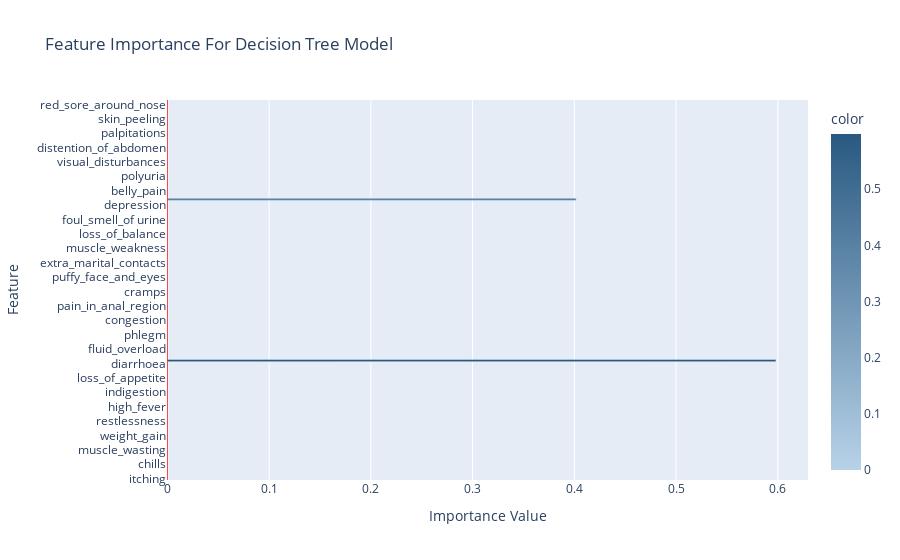

Write notebook code for a chart like this one.
### Markdown cell above
Taking all of these into consideration, a minimum threshold for feature importance is set in order to identify features of low importance, and thus can be excluded from the final predictive model.

### Code cell
coefficients = classifierDT.feature_importances_

# set a minimum threshold for feature importance
importance_threshold = np.quantile(coefficients, q = 0.75)
import plotly.express as px

# barplot of feature importance
fig = px.bar(x = coefficients, y = columns, orientation = 'h', color = coefficients, 
             color_continuous_scale = [(0, '#b7d2e8'), (1, '#295981')], labels = {'x': "Importance Value", 'y': "Feature"}, 
             title = "Feature Importance For Decision Tree Model")

# cut off value as the minimum threshold for feature importance
fig.add_vline(x = importance_threshold, line_color = 'red', line_width = 0.8)
fig.add_vrect(x0 = importance_threshold, x1 = 0, line_width = 0, fillcolor = 'red', opacity = 0.2)
fig.show()

### Figure 1 — Plotly figure (JSON) as saved in the notebook; plotly's stock layout.template omitted (floating-point values rounded to 4 significant figures; data arrays with more than 128 entries replaced by an {"elided": "..."} marker saying what was removed)
{"data": [{"alignmentgroup": "True", "hovertemplate": "Importance Value=%{x}<br>Feature=%{y}<br>color=%{marker.color}<extra></extra>", "legendgroup": "", "marker": {"color": {"elided": "132 float values"}, "coloraxis": "coloraxis", "pattern": {"shape": ""}}, "name": "", "offsetgroup": "", "orientation": "h", "showlegend": false, "textposition": "auto", "type": "bar", "x": {"elided": "132 float values"}, "xaxis": "x", "y": {"elided": "132 str values"}, "yaxis": "y"}], "layout": {"barmode": "relative", "coloraxis": {"colorbar": {"title": {"text": "color"}}, "colorscale": [[0, "#b7d2e8"], [1, "#295981"]]}, "legend": {"tracegroupgap": 0}, "shapes": [{"line": {"color": "red", "width": 0.8}, "type": "line", "x0": 0, "x1": 0, "xref": "x", "y0": 0, "y1": 1, "yref": "y domain"}, {"fillcolor": "red", "line": {"width": 0}, "opacity": 0.2, "type": "rect", "x0": 0, "x1": 0, "xref": "x", "y0": 0, "y1": 1, "yref": "y domain"}], "title": {"text": "Feature Importance For Decision Tree Model"}, "xaxis": {"anchor": "y", "domain": [0, 1], "title": {"text": "Importance Value"}}, "yaxis": {"anchor": "x", "domain": [0, 1], "title": {"text": "Feature"}}}}
